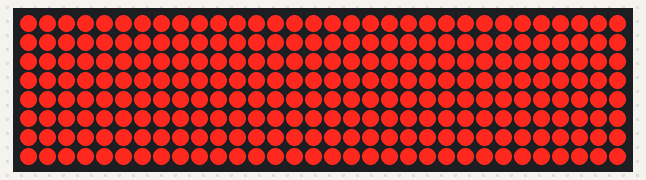
A sketch run on a simulated ESP32. Parts: 32×8 LED matrix. What the sketch prints to the serial monitor is not drawn.

Above: at 0.1 s.

The sketch:

MATRIZ_LED.ino
```cpp
#include <MD_MAX72xx.h>

#define HARDWARE_TYPE MD_MAX72XX::PAROLA_HW ///////define el modulo que estamos utilizando en caso de arduino  DR0CR0RR1_HW

#define DATA_PIN 23
#define CLK_PIN 18
#define CS_PIN 5
#define NUM_OF_MATRIX 4

MD_MAX72XX mx = MD_MAX72XX(HARDWARE_TYPE, DATA_PIN, CLK_PIN, CS_PIN, NUM_OF_MATRIX);


void setup() {

  mx.begin();
  mx.control(MD_MAX72XX::TEST, true);
  delay(2000);
  mx.control(MD_MAX72XX::TEST, false);
  mx.control(MD_MAX72XX::INTENSITY, 5);
  // put your setup code here, to run once:
  Serial.begin(115200);
  Serial.println("Hello, !");
}

void loop() {

// prender filas
  //mx.clear();
  //mx.setColumn(0,1,B11111111);
  //mx.setColumn(0,2,B11111110);
  //mx.setColumn(0,3,B11111100);
  //mx.setColumn(0,4,B11111000);
  //mx.setColumn(0,5,B11110000);
  //mx.setColumn(0,6,B11100000);
  //mx.setColumn(0,7,B11000000);

//prender columnas
//mx.setPoint(1,1,true);

//COLOCAR TEXTO

//mx.setChar(, 'F');

for(int i=0;i<60;i++){
mx.setChar(i-5,'P');
mx.setChar(i-10,'R');
mx.setChar(i-15,'E');
mx.setChar(i-20,'B');
mx.setChar(i-25,'A');
mx.setChar(i-30,'-');
mx.setChar(i-35,'E');
mx.setChar(i-40,'S');
mx.setChar(i-45,'P');
mx.setChar(i-50,'3');
mx.setChar(i-55,'2');
}

  delay(400);
 mx.clear();
}
```
